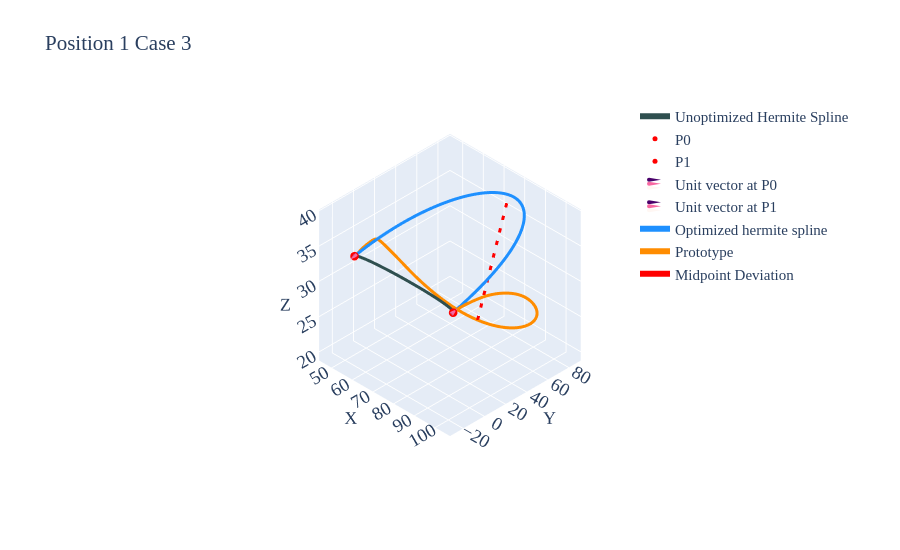

The code cell stored with this chart in its notebook:
### Markdown cell above
## Case 03

### Code cell
df=pd.read_csv('../data/2810/p1-case3.csv')
prt=df.iloc[10:,2:].reset_index(drop=True)

p0=df.iloc[5,2:].values.astype(float)    # Point0
p1=df.iloc[6,2:].values.astype(float)    # Point1
u0=df.iloc[8,2:].values.astype(float)    # Unit Vector @ Point0
u1=df.iloc[9,2:].values.astype(float)    # Unit Vector @ Point1
m0=df.iloc[2,1]                          # Magnitude for Vector1
m1=df.iloc[3,1]                          # Magnitude for Vector2
u0_init=u0*m0
u1_init=u1*m1
spl=utils.hermite(p0, p1, u0_init, u1_init,num_points=51)

tgt=utils.length(prt.values)             # Target spline length

obj_fn=lambda x: utils.length(utils.hermite(p0,p1,x*u0,x*u1)) - tgt
sol=optimize.root_scalar(obj_fn, bracket=[0, tgt*3], method='brentq')
solx=sol.root
u0_final=solx*u0
u1_final=solx*u1
spl=utils.hermite(p0,p1,u0_init,u1_init,num_points=100)
spl_tgt=utils.hermite(p0,p1,u0_final,u1_final,num_points=100)

print(f'Length of the Prototype Spline: {utils.length(prt.values):.5f}')
print(f'Given target spline length: {tgt:.5f}')
print(f'Length of the Hermite Spline: {utils.length(spl.astype(float)):.5f}')
print(f'Achieved Length of the Hermite Spline: {utils.length(spl_tgt.astype(float)):.5f}')
print(f'\nComputed Magnitude (X): {solx:.4f}')

a=prt.iloc[50]
b=pd.DataFrame(spl_tgt,columns=prt.columns).iloc[50]
mag.append(np.round(solx,3))
prt_len.append(utils.length(prt.values).round(3))
ach_len.append(utils.length(spl_tgt.astype(float)).round(3))
err_len.append(utils.length(pd.DataFrame([a,b]).values).round(3))
fig=utils.plotter_v2(spl,p0,p1,u0_init,u1_init,spl1=spl_tgt,spl2=prt.values,x_label='Unoptimized Hermite Spline',
                     spl1_label='Optimized hermite spline',spl2_label='Prototype',cne=6,intr='d',height=550,width=900,title='Position 1 Case 3')
fig.add_trace(go.Scatter3d(x=[a[0],b[0]],y=[a[1],b[1]],z=[a[2],b[2]],mode='lines',name='Midpoint Deviation'
                           ,line=dict(color='red',width=6,dash='longdash'),text='Length '+str(utils.length(pd.DataFrame([a,b]).values).round(2)))) 
fig.update_layout(legend=dict(x=0.75,y=1,xanchor="left",yanchor="top"))
fig.update_layout(autosize=True)
pio.write_html(fig,'../ppt/1411-arc-len-herm/p1-case3.html')
fig.show()
